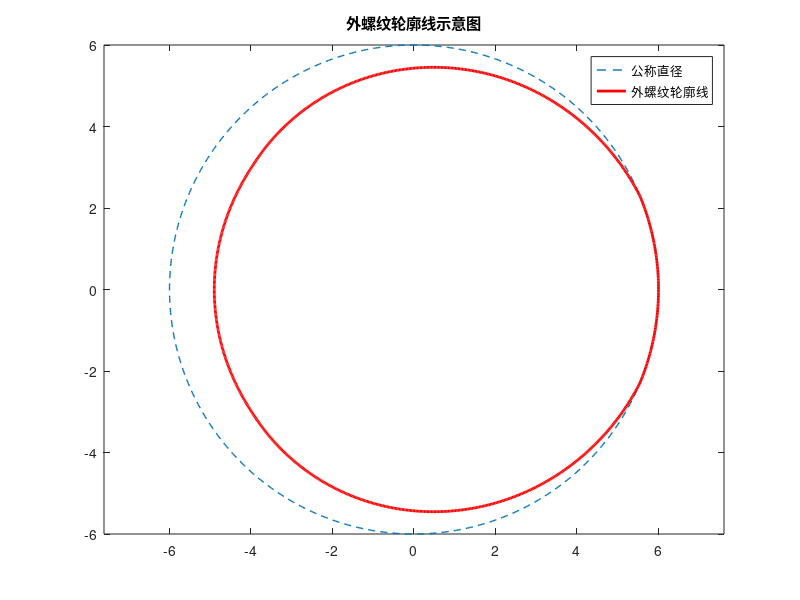
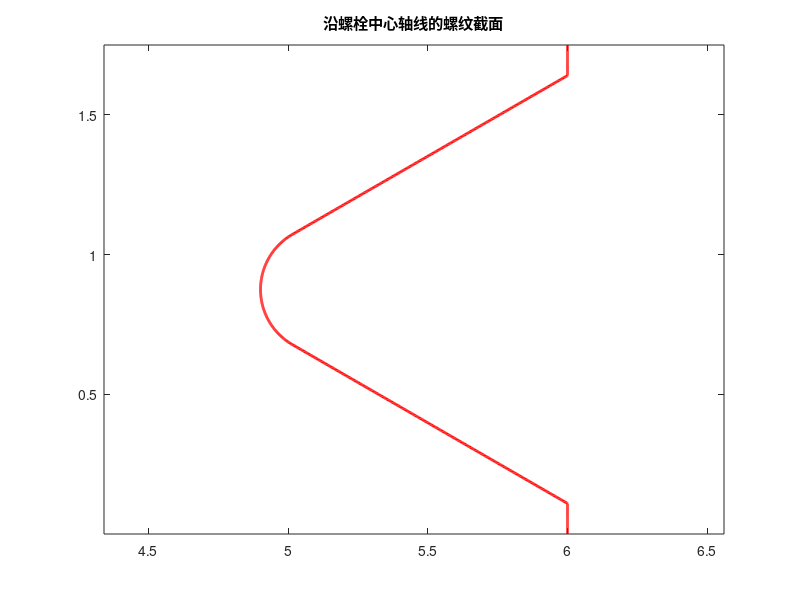

These figures' MATLAB source, in order: (Note: this script raises an error after producing the figures.)
%************************************************************************
%程序名:Bolt_modeling.m
%程序用于建立标准螺栓外螺纹的精细模型(支持任意长度的螺纹建模)
%螺栓含有退刀槽(退刀槽位于Z轴负半轴,长度为一个退刀槽螺距)
%************************************************************************
clear,clc
%********************************建模参数输入******************************
d=12;               %螺栓的公称直径
r_exter=6;          %有限元模型外径(和螺栓的公称直径对应)
r_inter=4;          %有限元模型内径
P=1.75;             %螺距
P_groove=1;         %退刀槽螺距
Rho=0.13*P;         %牙型半径

H=sqrt(3)/2*P;
Theta1=pi/8;
Theta2=(1-sqrt(3)/P*Rho)*pi;
Theta3=(1+sqrt(3)/P*Rho)*pi;
Theta4=15/8*pi;
%**************************************************************************

%*************************绘制外螺纹轮廓线*********************************
theta_plot=linspace(0,2*pi,1001)';    %极坐标的角度样点
%绘制公称直径线
x_plot=d/2*cos(theta_plot);
y_plot=d/2*sin(theta_plot);
figure;plot(x_plot,y_plot,'--','LineWidth',1);axis equal;hold on;
%绘制外螺纹轮廓线
r_plot=zeros(1001,1);                  %极坐标的半径样点
for i=1:1001
    if (theta_plot(i)>=0)&&(theta_plot(i)<=Theta1)
        r_plot(i)=d/2;
    elseif (theta_plot(i)>=Theta1)&&(theta_plot(i)<=Theta2)
        r_plot(i)=d/2+H/8-H/pi*theta_plot(i);
    elseif (theta_plot(i)>=Theta2)&&(theta_plot(i)<=pi)
        r_plot(i)=d/2-7/8*H+2*Rho-...
            sqrt(Rho^2-(pi-theta_plot(i))^2/(4*pi^2)*P^2);
    elseif (theta_plot(i)>=pi)&&(theta_plot(i)<=Theta3)
        r_plot(i)=d/2-7/8*H+2*Rho-...
            sqrt(Rho^2-(theta_plot(i)-pi)^2/(4*pi^2)*P^2);
    elseif (theta_plot(i)>=Theta3)&&(theta_plot(i)<=Theta4)
        r_plot(i)=d/2-15/8*H+theta_plot(i)/pi*H;
    else
        r_plot(i)=d/2;
    end
end
x_plot=r_plot.*cos(theta_plot);
y_plot=r_plot.*sin(theta_plot);
plot(x_plot,y_plot,'r','LineWidth',2);hold off;
legend('公称直径','外螺纹轮廓线');title('外螺纹轮廓线示意图');
figure
plot(r_plot,theta_plot/(2*pi)*P,'r','LineWidth',2);axis equal;
title('沿螺栓中心轴线的螺纹截面');
%**************************************************************************

%****************************处理有限元网格节点****************************
%读取初始网格节点
Mesh_Data=importdata('MESH.txt');
Node_num=size(Mesh_Data,1);             %网格总节点数
%绘制初始网格节点分布
figure;
scatter3(Mesh_Data(:,2),Mesh_Data(:,3),Mesh_Data(:,4));
%逐节点循环修改节点坐标
Mesh_Data_Modified=zeros(Node_num,4);   %用于存放修改之后的节点坐标
for i=1:Node_num
    %读取初始网格节点坐标
    Coord_X=Mesh_Data(i,2);             %X坐标
    Coord_Y=Mesh_Data(i,3);             %Y坐标
    Coord_Z=Mesh_Data(i,4);             %Z坐标
    %计算节点在对应螺纹截面的角度(假定螺纹截面位于XOY平面)
    if Coord_X>=0&&Coord_Y>=0            %节点位于截面的第一象限
        theta_ini=atan(Coord_Y/Coord_X);
    elseif Coord_X<0&&Coord_Y>=0         %节点位于截面的第二象限
        theta_ini=pi+atan(Coord_Y/Coord_X);
    elseif Coord_X<0&&Coord_Y<0          %节点位于截面的第三象限
        theta_ini=pi+atan(Coord_Y/Coord_X);                  
    else                                %节点位于截面的第四象限
        theta_ini=2*pi+atan(Coord_Y/Coord_X);
    end
    %计算由于螺纹截面高度变化引起的节点角度增量
    theta_add=2*pi*(Coord_Z/P);
    %计算节点真实的角度
    theta=theta_ini+theta_add;
    theta=mod(theta,2*pi);       %角度超过2pi后需要进行取余运算
    
    %计算最外层节点修改后的径向坐标
    if Coord_Z>=0    %节点位于正常螺纹部分
        if (theta>=0)&&(theta<=Theta1)
            r=d/2;
        elseif (theta>=Theta1)&&(theta<=Theta2)
            r=d/2+H/8-H/pi*theta;
        elseif (theta>=Theta2)&&(theta<=pi)
            r=d/2-7/8*H+2*Rho-...
                sqrt(Rho^2-(pi-theta)^2/(4*pi^2)*P^2);
        elseif (theta>=pi)&&(theta<=Theta3)
            r=d/2-7/8*H+2*Rho-...
                sqrt(Rho^2-(theta-pi)^2/(4*pi^2)*P^2);
        elseif (theta>=Theta3)&&(theta<=Theta4)
            r=d/2-15/8*H+theta/pi*H;
        else
            r=d/2;
        end
    else            %节点位于退刀槽部分
        %计算Z=0位置处的螺纹线
        if (theta_ini>=0)&&(theta_ini<=Theta1)
            r_ini=d/2;
        elseif (theta_ini>=Theta1)&&(theta_ini<=Theta2)
            r_ini=d/2+H/8-H/pi*theta_ini;
        elseif (theta_ini>=Theta2)&&(theta_ini<=pi)
            r_ini=d/2-7/8*H+2*Rho-...
                sqrt(Rho^2-(pi-theta_ini)^2/(4*pi^2)*P^2);
        elseif (theta_ini>=pi)&&(theta_ini<=Theta3)
            r_ini=d/2-7/8*H+2*Rho-...
                sqrt(Rho^2-(theta_ini-pi)^2/(4*pi^2)*P^2);
        elseif (theta_ini>=Theta3)&&(theta_ini<=Theta4)
            r_ini=d/2-15/8*H+theta_ini/pi*H;
        else
            r_ini=d/2;
        end
        %根据Z=0处的螺纹线线性插值得到退刀槽对应的螺纹线
        if abs(Coord_Z)<=P_groove    %仅在一个退刀槽长度内更改网格节点
            r=(d/2-r_ini)/P_groove*abs(Coord_Z)+r_ini;
        else
            r=d/2;                   %超出退刀槽长度的网格保持不变
        end
    end
    
    %计算未修改节点到原点的径向距离
    r_dist=sqrt(Coord_X^2+Coord_Y^2); 
    %计算内层网格到原点的真实径向距离(线性插值)
    r=(r_dist-r_inter)/(r_exter-r_inter)*(r-r_inter)+r_inter;     
    %根据节点的径向坐标和角坐标计算笛卡尔坐标
    Coord_X_Modified=r*cos(theta_ini);
    Coord_Y_Modified=r*sin(theta_ini);
    %存放修改后的节点信息到新的矩阵
    Mesh_Data_Modified(i,1)=Mesh_Data(i,1);
    Mesh_Data_Modified(i,2)=Coord_X_Modified;
    Mesh_Data_Modified(i,3)=Coord_Y_Modified;
    Mesh_Data_Modified(i,4)=Coord_Z;    
end
%绘制修改之后的网格节点分布
figure;
scatter3(Mesh_Data_Modified(:,2),Mesh_Data_Modified(:,3),...
    Mesh_Data_Modified(:,4));
axis equal;hold on;
scatter3(d/2*cos(theta_plot),d/2*sin(theta_plot),zeros(1001,1));
%**************************************************************************

%************************修改后的网格节点信息输出**************************
fileID=fopen('MESH_DATA_Modified.txt','w');
for i=1:Node_num
    fprintf(fileID,'%8d,',Mesh_Data_Modified(i,1));          %节点编号
    fprintf(fileID,'%20.15g,',Mesh_Data_Modified(i,2));      %X坐标
    fprintf(fileID,'%20.15g,',Mesh_Data_Modified(i,3));      %Y坐标
    fprintf(fileID,'%20.15g\n',Mesh_Data_Modified(i,4));     %Z坐标
end
fclose(fileID);
%**************************************************************************